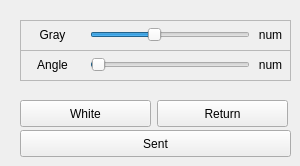
       <widget class="QWidget" name="tab_9">
        <attribute name="title">
         <string>White</string>
        </attribute>
        <widget class="QFrame" name="frame_42">
         <property name="geometry">
          <rect>
           <x>20</x>
           <y>20</y>
           <width>271</width>
           <height>31</height>
          </rect>
         </property>
         <property name="frameShape">
          <enum>QFrame::StyledPanel</enum>
         </property>
         <property name="frameShadow">
          <enum>QFrame::Raised</enum>
         </property>
         <widget class="QLabel" name="label_8">
          <property name="geometry">
           <rect>
            <x>0</x>
            <y>0</y>
            <width>65</width>
            <height>30</height>
           </rect>
          </property>
          <property name="text">
           <string>Gray</string>
          </property>
          <property name="alignment">
           <set>Qt::AlignCenter</set>
          </property>
         </widget>
         <widget class="QSlider" name="Slider_Gray">
          <property name="geometry">
           <rect>
            <x>70</x>
            <y>0</y>
            <width>160</width>
            <height>29</height>
           </rect>
          </property>
          <property name="minimum">
           <number>0</number>
          </property>
          <property name="maximum">
           <number>255</number>
          </property>
          <property name="pageStep">
           <number>1</number>
          </property>
          <property name="value">
           <number>100</number>
          </property>
          <property name="orientation">
           <enum>Qt::Horizontal</enum>
          </property>
         </widget>
         <widget class="QLabel" name="Gray_num">
          <property name="geometry">
           <rect>
            <x>230</x>
            <y>0</y>
            <width>41</width>
            <height>30</height>
           </rect>
          </property>
          <property name="text">
           <string>num</string>
          </property>
          <property name="alignment">
           <set>Qt::AlignCenter</set>
          </property>
         </widget>
        </widget>
        <widget class="QFrame" name="frame_43">
         <property name="geometry">
          <rect>
           <x>20</x>
           <y>50</y>
           <width>271</width>
           <height>31</height>
          </rect>
         </property>
         <property name="frameShape">
          <enum>QFrame::StyledPanel</enum>
         </property>
         <property name="frameShadow">
          <enum>QFrame::Raised</enum>
         </property>
         <widget class="QLabel" name="label_9">
          <property name="geometry">
           <rect>
            <x>0</x>
            <y>0</y>
            <width>65</width>
            <height>30</height>
           </rect>
          </property>
          <property name="text">
           <string>Angle</string>
          </property>
          <property name="alignment">
           <set>Qt::AlignCenter</set>
          </property>
         </widget>
         <widget class="QSlider" name="Slider_Angle">
          <property name="geometry">
           <rect>
            <x>70</x>
            <y>0</y>
            <width>160</width>
            <height>29</height>
           </rect>
          </property>
          <property name="minimum">
           <number>1</number>
          </property>
          <property name="maximum">
           <number>360</number>
          </property>
          <property name="pageStep">
           <number>1</number>
          </property>
          <property name="value">
           <number>4</number>
          </property>
          <property name="orientation">
           <enum>Qt::Horizontal</enum>
          </property>
         </widget>
         <widget class="QLabel" name="Angle_num">
          <property name="geometry">
           <rect>
            <x>230</x>
            <y>0</y>
            <width>41</width>
            <height>30</height>
           </rect>
          </property>
          <property name="text">
           <string>num</string>
          </property>
          <property name="alignment">
           <set>Qt::AlignCenter</set>
          </property>
         </widget>
        </widget>
        <widget class="QPushButton" name="White_white">
         <property name="geometry">
          <rect>
           <x>20</x>
           <y>100</y>
           <width>131</width>
           <height>27</height>
          </rect>
         </property>
         <property name="text">
          <string>White</string>
         </property>
        </widget>
        <widget class="QPushButton" name="White_sent">
         <property name="geometry">
          <rect>
           <x>20</x>
           <y>130</y>
           <width>271</width>
           <height>27</height>
          </rect>
         </property>
         <property name="text">
          <string>Sent</string>
         </property>
        </widget>
        <widget class="QPushButton" name="White_Return">
         <property name="geometry">
          <rect>
           <x>157</x>
           <y>100</y>
           <width>131</width>
           <height>27</height>
          </rect>
         </property>
         <property name="text">
          <string>Return</string>
         </property>
        </widget>
       </widget>
